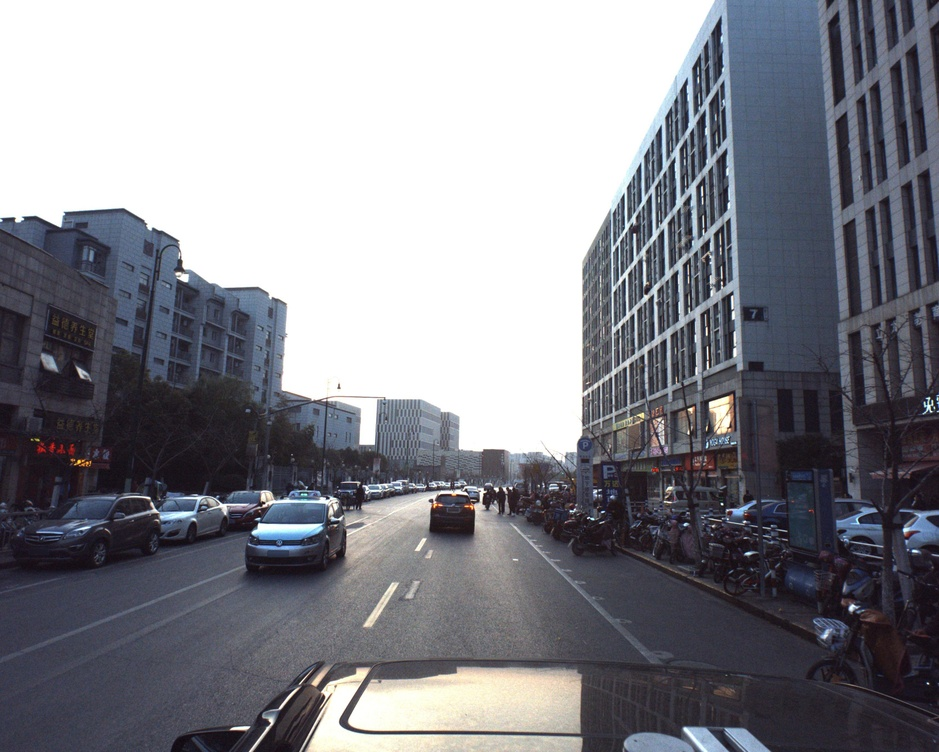
#> input picture sonohoka/car-viz/car-images/ID_0f128c40b.jpg, 939 x 752 px, shrunk from 3384 x 2710 before the run
$ jupyter execute --allow-errors viz.ipynb
#> lines starting #> are read from the running program, lines starting #| are printed output that depends on the picture
# Car and wireframe 3d visualization
code is borrowed from ["Augmented Reality"](https://www.kaggle.com/ebouteillon/augmented-reality)

[cell 1]
import json
from math import sin, cos
import matplotlib.pylab as plt
import numpy as np
import pandas as pd
import cv2
from pathlib import Path

[cell 2]
# Load an image
img_name = 'ID_0f128c40b'
img = cv2.imread(f'car-images/{img_name}.jpg' )
#> img is the input picture: shape (752, 939, 3); mean B, G, R 140.4, 133.3, 132.7
img = cv2.cvtColor(img ,cv2.COLOR_BGR2RGB )
plt.figure(figsize=(10,10))
plt.imshow( img );

#> (a cell that did not finish here is left out)

アイテムのリストからモデル、ヨー、ピッチなどを組み分ける

#> (a cell that did not finish here is left out)

[cell 5]
car_model_list = list( Path('models-json').rglob("*.json") )

[cell 6]
# k is camera instrinsic matrix
k = np.array([[2304.5479, 0,  1686.2379],
           [0, 2305.8757, 1354.9849],
           [0, 0, 1]], dtype=np.float32)

# convert euler angle to rotation matrix
def euler_to_Rot(yaw, pitch, roll):
    Y = np.array([[cos(yaw), 0, sin(yaw)],
                  [0, 1, 0],
                  [-sin(yaw), 0, cos(yaw)]])
    P = np.array([[1, 0, 0],
                  [0, cos(pitch), -sin(pitch)],
                  [0, sin(pitch), cos(pitch)]])
    R = np.array([[cos(roll), -sin(roll), 0],
                  [sin(roll), cos(roll), 0],
                  [0, 0, 1]])
    return np.dot(Y, np.dot(P, R))

[cell 7]
def draw_obj(image_n, vertices_n, triangles_n):
    for t in triangles_n:
        coord = np.array([vertices_n[t[0]][:2], vertices_n[t[1]][:2], vertices_n[t[2]][:2]], dtype=np.int32)
#         cv2.fillConvexPoly(image, coord, (0,0,255))
        cv2.polylines(image_n, np.int32([coord]), 1, (0,0,255))

[cell 8]
overlay = np.zeros_like(img)
#> (the rest of this cell did not finish here and is left out)

[cell 9]
alpha = .5
img_n = np.array(img)
cv2.addWeighted(overlay, alpha, img_n, 1 - alpha, 0, img_n)
#> overlay: shape (752, 939, 3); every value is 0
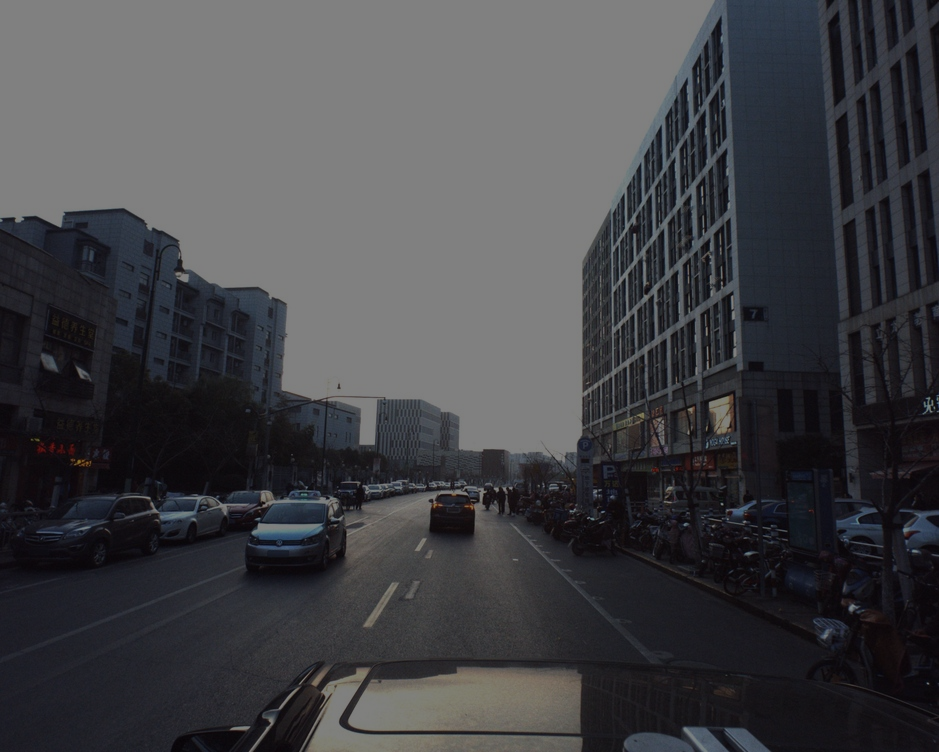
#> img_n: shape (752, 939, 3); mean R, G, B 66.5, 66.8, 70.3
plt.figure(figsize=(20,20))
plt.imshow(img_n);
